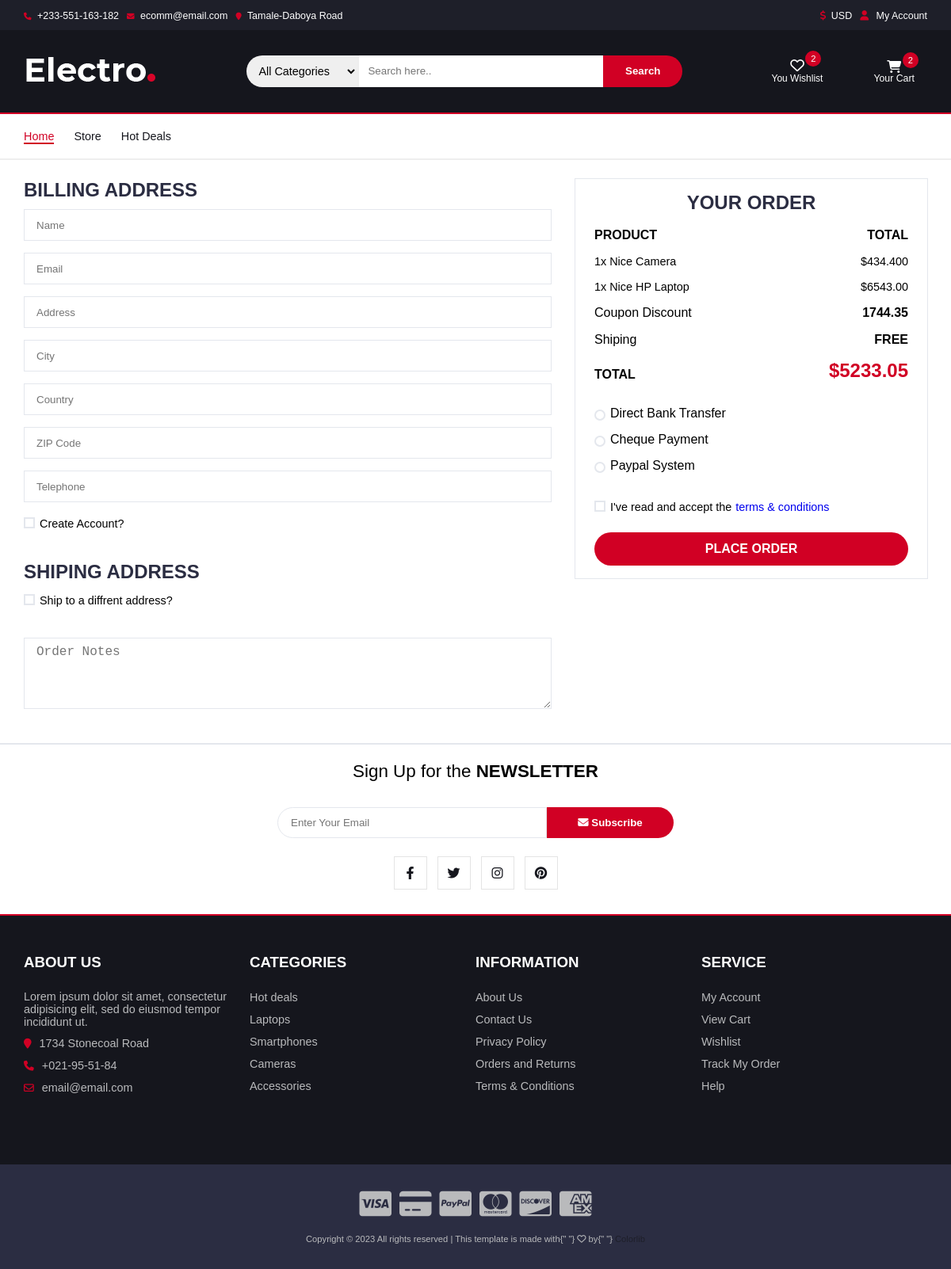
The app's page /checkout/ (signed in) with its own data.
### base/models.py (models this page shows, shortened)
class OrderItem(models.Model):
    item = models.ForeignKey(Item, on_delete=models.SET_NULL, null=True)
    order = models.ForeignKey(Order, on_delete=models.SET_NULL, null=True)
    quantity = models.IntegerField(default=0, null=True, blank=True)
    ordered_date = models.DateTimeField(auto_now_add=True)
    @property
    def get_total(self):
        total = 0
        total = self.quantity * self.item.price
        return total
    @property
    def get_discount_price(self):
        total = 0
        if self.item.discount_percent:
            total = self.get_total * (self.item.discount_percent / Decimal('100') )
        return total
    @property
    def get_final_total(self):
        total = 0
        total = self.get_total - self.get_discount_price
        return total

class Item(models.Model):
    title = models.CharField(max_length=255)
    price = models.DecimalField(max_digits=8, decimal_places=2)
    description = models.TextField(null=True, blank=True)
    category = models.ForeignKey(Category, on_delete=models.CASCADE, null=True)
    in_stock = models.IntegerField()
    discount_percent = models.IntegerField(null=True, blank=True)
    rating = models.FloatField(null=True, blank=True)
    slug = models.SlugField(max_length=255)
    item_size = models.CharField(choices=SIZE_CHOICES, max_length=3, )
    item_color = models.CharField(choices=COLOR_CHOICES, max_length=10)
    image = models.ImageField(upload_to=image_upload_path)
    @property
    def get_item_image_url(self):
        try:
            url = self.image.url
        except:
            url = ''
        return url

class Order(models.Model):
    customer = models.ForeignKey(Customer, on_delete=models.SET_NULL, null=True)
    start_date = models.DateTimeField(auto_now_add=True)
    ordere_date = models.DateTimeField(null=True)
    complete = models.BooleanField(default=False)
    coupon = models.ForeignKey('Coupon', on_delete=models.SET_NULL, null=True)
    transaction_id = models.CharField(max_length=100, null=True)
    billing_addres = models.ForeignKey("Address", related_name="billing_addres", on_delete=models.SET_NULL, null=True, blank=True)
    shipping_addres = models.ForeignKey("Address", related_name="shipping_addres", on_delete=models.SET_NULL, null=True, blank=True)
    @property
    def get_cart_total(self):
        total = 0
        orderItem = self.orderitem_set.all()
        total = sum([item.get_final_total for item in orderItem])
        return total
    @property
    def get_coupon_discount(self):
        total = 0
        if self.coupon:
            total = self.get_cart_total * (self.coupon.discount / Decimal('100'))
        return total
    @property
    def get_finally_total(self):
        total = 0
        if self.coupon:
            total = self.get_cart_total - self.get_coupon_discount
        return total
    @property
    def get_quantity_total(self):
        total = 0
        orderItem = self.orderitem_set.all()
        total = sum([item.quantity for item in orderItem])
        return total

class Coupon(models.Model):
    code = models.CharField(max_length=15)
    valid_from = models.DateTimeField()
    valid_to = models.DateTimeField()
    discount = models.IntegerField()

### base/views.py (the view)
# urls.py: path('checkout/', views.checkoutPage, name="checkout"),
def checkoutPage(request):
    if request.user.is_authenticated:
        customer = request.user.customer
        order = Order.objects.filter(customer=customer, complete=False).first()
        orderItems = order.orderitem_set.all()
        orderItem_count = order.orderitem_set.count()
    context = {
        'order': order,
        'orderItems': orderItems,
        'orderItem_count': orderItem_count,
    }
    return render(request, "base/checkout.html", context)

### templates/base/checkout.html (shortened to what this page needs)
{% extends 'index.html' %} {% block title %}Checkout{% endblock title %} {% load
static %} {% block content %}
<div class="checkout__wrapper">
  <div class="container">
    <div class="billing__shipping__form">
      <div class="billing__details">
        <h3 class="check__title">Billing address</h3>
        <div class="form__group">
          <input class="input" type="text" name="name" placeholder="Name" />
        </div>
        <div class="form__group">
          <input class="input" type="email" name="email" placeholder="Email" />
        </div>
        <div class="form__group">
          <input
            class="input"
            type="text"
            name="address"
            placeholder="Address"
          />
        </div>
        <div class="form__group">
          <input class="input" type="text" name="city" placeholder="City" />
        </div>
        <div class="form__group">
          <input
            class="input"
            type="text"
            name="country"
            placeholder="Country"
          />
        </div>
        <div class="form__group">
          <input
            class="input"
            type="text"
            name="zipcode"
            placeholder="ZIP Code"
          />
        </div>
        <div class="form__group">
          <input
            class="input"
            type="tel"
            name="telephone"
            placeholder="Telephone"
          />
        </div>
        <div class="form__group">
          <div class="input__checkbox ch__text">
            <label for="create-account">
              <span></span>
              Create Account?
            </label>
          </div>
        </div>
      </div>
      <div class="shiping__details">
        <h3 class="check__title">Shiping address</h3>
        <div class="input__checkbox ch__text">
          <label for="shiping__address">
            <span></span>
            Ship to a diffrent address?
          </label>
        </div>
      </div>
      <div class="order__notes">
        <textarea class="input" placeholder="Order Notes"></textarea>
      </div>
    </div>
    <div class="order__details">
      <h3 class="check__title">Your Order</h3>
      <div class="order__summary">
        <div class="order__col">
          <div>
            <strong>PRODUCT</strong>
          </div>
          <div>
            <strong>TOTAL</strong>
          </div>
        </div>
        <div class="order__products">
          {% for orderItem in orderItems %}
          <div class="order__col">
            <div>{{ orderItem.quantity }}x {{ orderItem.item.title }}</div>
            <div>${{ orderItem.get_final_total }}</div>
          </div>
          {% endfor %}
        </div>
        <div class="order__col">
          <div>Coupon Discount</div>
          <div>
            <strong>{{ order.get_coupon_discount|floatformat:"2" }}</strong>
          </div>
        </div>
        <div class="order__col">
          <div>Shiping</div>
          <div>
            <strong>FREE</strong>
          </div>
        </div>
        <div class="order__col">
          <div>
            <strong>TOTAL</strong>
          </div>
          <div>
            <strong class="order__total"
              >${{ order.get_finally_total|floatformat:"2" }}</strong
            >
          </div>
        </div>
      </div>
      <div class="payment__method">
        <div class="input__radio">
          <label for="payment-1">
            <span></span>
            Direct Bank Transfer
          </label>
        </div>
        <div class="input__radio">
          <label for="payment-2">
            <span></span>
            Cheque Payment
          </label>
        </div>
        <div class="input__radio">
          <label for="payment-3">
            <span></span>
            Paypal System
          </label>
        </div>
      </div>
      <div class="input__checkbox ch__terms">
        <label for="terms">
          <span></span>
          I've read and accept the <a href="#">terms & conditions</a>
        </label>
      </div>
      <a href="#" class="primary__btn order__submit"> Place order </a>
    </div>
  </div>
</div>
{% endblock content %}

### static/css/styles.css (style rules this page uses)
* { margin: 0; padding: 0; box-sizing: border-box; }
h1, h2, h3, h4, h5, h6 { color: #2B2D42; font-weight: 700; margin: 0 0 10px; }
a { text-decoration: none; display: inline-block; }
body { display: flex; flex-direction: column; font-size: 16px; overflow-x: hidden; font-family: 'Montserrat', sans-serif; }
.container { width: min(750px, 94%); margin-inline: auto; }
@media (min-width: 992px) { .container { width: min(600px, 94%); margin-inline: auto; } }
@media (min-width: 992px) { .container { width: min(1150px, 95%); } }
.input__checkbox { position: relative; overflow: hidden; margin-bottom: 20px; padding-block: 4px; }
.input__checkbox label { display: flex; align-items: center; justify-content: space-between; font-size: .8rem; padding-left: 20px; cursor: pointer; }
.input__checkbox span { position: absolute; left: 0; top: 4px; display: inline-block; width: 14px; height: 14px; border: 2px solid #E4E7ED; transition: all .2s; }
.input__checkbox span::after { content: '✔'; position: absolute; top: -2px; left: 1px; font-size: 10px; color: #fff; transform: scale(0); transition: all .2s; }
.checkout__wrapper { padding-block: 1.5rem; }
.checkout__wrapper>div { display: grid; }
.check__title { text-transform: uppercase; font-size: 1.5rem; font-weight: 700; }
.form__group { margin-bottom: 15px; }
.form__group input:not(input[type="checkbox"]) { width: 100%; height: 40px; padding-inline: 15px; border: 1px solid #E4E7ED; }
.ch__text>label { font-size: .9rem; }
.order__notes textarea { min-height: 90px; width: 100%; padding: 8px 15px; font-size: 1rem; border: 1px solid #E4E7ED; margin-bottom: 15px; }
.order__details { padding: 1rem 1.5rem; outline: 1px solid #E4E7ED; }
.order__details h3 { text-align: center; }
.order__summary { padding-bottom: 23px; }
.order__col { display: flex; justify-content: space-between; align-items: flex-end; padding: .5rem 0; }
.order__products { font-size: .9rem; }
.order__total { font-size: 1.5rem; color: #D10024; }
.payment__method { padding-bottom: 1rem; }
.input__radio { position: relative; }
.input__radio>label { padding-left: 20px; cursor: pointer; }
.input__radio>label span { position: absolute; left: 0; top: 4px; width: 14px; height: 14px; border-radius: 50%; border: 2px solid #E4E7ED; }
.ch__terms label { justify-content: flex-start; gap: 5px; font-size: .9rem; }
.order__submit { display: inline-block; width: 100%; padding: .75rem 1.9rem; text-align: center; background-color: #D10024; color: #fff; font-weight: 700; text-transform: uppercase; border-radius: 40px; transition: all .2s; }
@media (min-width: 992px) { .checkout__wrapper>div { grid-template-columns: 6fr 4fr; align-items: flex-start; gap: 30px; } }

### records on screen
OrderItem: quantity "1", item "Nice Camera", get_final_total "434.400"
OrderItem: quantity "1", item "Nice HP Laptop", get_final_total "6543.00"
Order: get_coupon_discount "1744.35", get_finally_total "5233.05"

### other values on screen
{{ orderItem_count }} "2"
